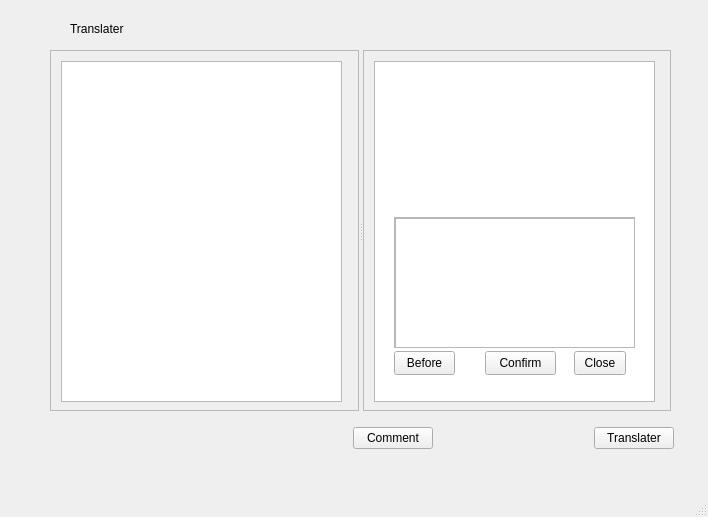
<?xml version="1.0" encoding="UTF-8"?>
<ui version="4.0">
 <class>TranWindow</class>
 <widget class="QMainWindow" name="TranWindow">
  <property name="geometry">
   <rect>
    <x>0</x>
    <y>0</y>
    <width>708</width>
    <height>517</height>
   </rect>
  </property>
  <property name="windowTitle">
   <string>MainWindow</string>
  </property>
  <widget class="QWidget" name="centralwidget">
   <widget class="QStackedWidget" name="stackedWidget">
    <property name="geometry">
     <rect>
      <x>30</x>
      <y>10</y>
      <width>651</width>
      <height>461</height>
     </rect>
    </property>
    <property name="currentIndex">
     <number>5</number>
    </property>
    <widget class="QWidget" name="a_page">
     <widget class="QScrollArea" name="scrollArea_6">
      <property name="geometry">
       <rect>
        <x>20</x>
        <y>30</y>
        <width>381</width>
        <height>391</height>
       </rect>
      </property>
      <property name="widgetResizable">
       <bool>true</bool>
      </property>
      <widget class="QWidget" name="scrollAreaWidgetContents_6">
       <property name="geometry">
        <rect>
         <x>0</x>
         <y>0</y>
         <width>379</width>
         <height>389</height>
        </rect>
       </property>
       <widget class="QTextBrowser" name="a_bookbrowser">
        <property name="geometry">
         <rect>
          <x>10</x>
          <y>10</y>
          <width>361</width>
          <height>371</height>
         </rect>
        </property>
       </widget>
      </widget>
     </widget>
    </widget>
    <widget class="QWidget" name="p_page">
     <widget class="QSplitter" name="splitter_4">
      <property name="geometry">
       <rect>
        <x>10</x>
        <y>10</y>
        <width>621</width>
        <height>361</height>
       </rect>
      </property>
      <property name="orientation">
       <enum>Qt::Horizontal</enum>
      </property>
      <widget class="QScrollArea" name="scrollArea_4">
       <property name="widgetResizable">
        <bool>true</bool>
       </property>
       <widget class="QWidget" name="scrollAreaWidgetContents_4">
        <property name="geometry">
         <rect>
          <x>0</x>
          <y>0</y>
          <width>305</width>
          <height>359</height>
         </rect>
        </property>
        <widget class="QTextBrowser" name="p_bookread">
         <property name="geometry">
          <rect>
           <x>10</x>
           <y>10</y>
           <width>281</width>
           <height>341</height>
          </rect>
         </property>
        </widget>
       </widget>
      </widget>
      <widget class="QScrollArea" name="scrollArea_5">
       <property name="widgetResizable">
        <bool>true</bool>
       </property>
       <widget class="QWidget" name="scrollAreaWidgetContents_5">
        <property name="geometry">
         <rect>
          <x>0</x>
          <y>0</y>
          <width>305</width>
          <height>359</height>
         </rect>
        </property>
        <widget class="QTextBrowser" name="p_booktranbrowser">
         <property name="geometry">
          <rect>
           <x>10</x>
           <y>11</y>
           <width>281</width>
           <height>341</height>
          </rect>
         </property>
        </widget>
       </widget>
      </widget>
     </widget>
     <widget class="QPushButton" name="p_closebutton">
      <property name="geometry">
       <rect>
        <x>520</x>
        <y>390</y>
        <width>112</width>
        <height>34</height>
       </rect>
      </property>
      <property name="text">
       <string>Close</string>
      </property>
     </widget>
    </widget>
    <widget class="QWidget" name="l_dividepage">
     <widget class="QLabel" name="ld_translaterlabel">
      <property name="geometry">
       <rect>
        <x>340</x>
        <y>30</y>
        <width>111</width>
        <height>18</height>
       </rect>
      </property>
      <property name="text">
       <string>Translater</string>
      </property>
     </widget>
     <widget class="QPushButton" name="vd_confirmsubtaskbutton">
      <property name="geometry">
       <rect>
        <x>490</x>
        <y>400</y>
        <width>112</width>
        <height>34</height>
       </rect>
      </property>
      <property name="text">
       <string>Confirm</string>
      </property>
     </widget>
     <widget class="QLabel" name="ld_allsublabel">
      <property name="geometry">
       <rect>
        <x>530</x>
        <y>30</y>
        <width>71</width>
        <height>18</height>
       </rect>
      </property>
      <property name="text">
       <string>All</string>
      </property>
     </widget>
     <widget class="QSplitter" name="splitter_2">
      <property name="geometry">
       <rect>
        <x>50</x>
        <y>60</y>
        <width>561</width>
        <height>331</height>
       </rect>
      </property>
      <property name="orientation">
       <enum>Qt::Horizontal</enum>
      </property>
      <widget class="QScrollArea" name="scrollArea_7">
       <property name="widgetResizable">
        <bool>true</bool>
       </property>
       <widget class="QWidget" name="scrollAreaWidgetContents_7">
        <property name="geometry">
         <rect>
          <x>0</x>
          <y>0</y>
          <width>275</width>
          <height>329</height>
         </rect>
        </property>
        <widget class="QTextBrowser" name="ld_taskbookbrowser">
         <property name="geometry">
          <rect>
           <x>10</x>
           <y>10</y>
           <width>256</width>
           <height>311</height>
          </rect>
         </property>
        </widget>
       </widget>
      </widget>
      <widget class="QScrollArea" name="scrollArea_8">
       <property name="widgetResizable">
        <bool>true</bool>
       </property>
       <widget class="QWidget" name="scrollAreaWidgetContents_8">
        <property name="geometry">
         <rect>
          <x>0</x>
          <y>0</y>
          <width>275</width>
          <height>329</height>
         </rect>
        </property>
        <widget class="QToolBox" name="ld_toolbox">
         <property name="geometry">
          <rect>
           <x>20</x>
           <y>20</y>
           <width>241</width>
           <height>291</height>
          </rect>
         </property>
         <property name="currentIndex">
          <number>0</number>
         </property>
         <widget class="QWidget" name="page0">
          <property name="geometry">
           <rect>
            <x>0</x>
            <y>0</y>
            <width>241</width>
            <height>256</height>
           </rect>
          </property>
          <attribute name="label">
           <string>Page 1</string>
          </attribute>
         </widget>
        </widget>
       </widget>
      </widget>
     </widget>
    </widget>
    <widget class="QWidget" name="l_page">
     <widget class="QSplitter" name="splitter_5">
      <property name="geometry">
       <rect>
        <x>10</x>
        <y>40</y>
        <width>621</width>
        <height>361</height>
       </rect>
      </property>
      <property name="orientation">
       <enum>Qt::Horizontal</enum>
      </property>
      <widget class="QScrollArea" name="scrollArea_9">
       <property name="widgetResizable">
        <bool>true</bool>
       </property>
       <widget class="QWidget" name="scrollAreaWidgetContents_9">
        <property name="geometry">
         <rect>
          <x>0</x>
          <y>0</y>
          <width>305</width>
          <height>359</height>
         </rect>
        </property>
        <widget class="QTextBrowser" name="l_bookread">
         <property name="geometry">
          <rect>
           <x>10</x>
           <y>10</y>
           <width>281</width>
           <height>341</height>
          </rect>
         </property>
        </widget>
       </widget>
      </widget>
      <widget class="QScrollArea" name="scrollArea_10">
       <property name="widgetResizable">
        <bool>true</bool>
       </property>
       <widget class="QWidget" name="scrollAreaWidgetContents_10">
        <property name="geometry">
         <rect>
          <x>0</x>
          <y>0</y>
          <width>305</width>
          <height>359</height>
         </rect>
        </property>
        <widget class="QTextBrowser" name="l_subtranbrowser">
         <property name="geometry">
          <rect>
           <x>10</x>
           <y>10</y>
           <width>281</width>
           <height>341</height>
          </rect>
         </property>
        </widget>
        <widget class="QWidget" name="l_commentwidget" native="true">
         <property name="geometry">
          <rect>
           <x>30</x>
           <y>160</y>
           <width>241</width>
           <height>171</height>
          </rect>
         </property>
         <widget class="QToolButton" name="l_commentclosetool">
          <property name="geometry">
           <rect>
            <x>180</x>
            <y>140</y>
            <width>52</width>
            <height>24</height>
           </rect>
          </property>
          <property name="text">
           <string>Close</string>
          </property>
         </widget>
         <widget class="QScrollArea" name="scrollArea_11">
          <property name="geometry">
           <rect>
            <x>0</x>
            <y>6</y>
            <width>241</width>
            <height>131</height>
           </rect>
          </property>
          <property name="widgetResizable">
           <bool>true</bool>
          </property>
          <widget class="QWidget" name="scrollAreaWidgetContents_11">
           <property name="geometry">
            <rect>
             <x>0</x>
             <y>0</y>
             <width>239</width>
             <height>129</height>
            </rect>
           </property>
           <widget class="QTextEdit" name="l_commentedit">
            <property name="geometry">
             <rect>
              <x>0</x>
              <y>0</y>
              <width>241</width>
              <height>131</height>
             </rect>
            </property>
           </widget>
          </widget>
         </widget>
         <widget class="QToolButton" name="l_commentconfirm">
          <property name="geometry">
           <rect>
            <x>91</x>
            <y>140</y>
            <width>71</width>
            <height>24</height>
           </rect>
          </property>
          <property name="text">
           <string>Confirm</string>
          </property>
         </widget>
         <widget class="QToolButton" name="l_commentbefore">
          <property name="geometry">
           <rect>
            <x>0</x>
            <y>140</y>
            <width>61</width>
            <height>24</height>
           </rect>
          </property>
          <property name="text">
           <string>Before</string>
          </property>
         </widget>
        </widget>
       </widget>
      </widget>
     </widget>
     <widget class="QLabel" name="l_translaterlabel">
      <property name="geometry">
       <rect>
        <x>20</x>
        <y>0</y>
        <width>101</width>
        <height>18</height>
       </rect>
      </property>
      <property name="text">
       <string>Translater</string>
      </property>
     </widget>
     <widget class="QLabel" name="l_translateridentity">
      <property name="geometry">
       <rect>
        <x>130</x>
        <y>0</y>
        <width>81</width>
        <height>18</height>
       </rect>
      </property>
      <property name="text">
       <string/>
      </property>
     </widget>
     <widget class="QPushButton" name="l_commentbutton">
      <property name="geometry">
       <rect>
        <x>510</x>
        <y>410</y>
        <width>112</width>
        <height>34</height>
       </rect>
      </property>
      <property name="text">
       <string>Comment</string>
      </property>
     </widget>
     <widget class="QPushButton" name="l_translaterbutton">
      <property name="geometry">
       <rect>
        <x>330</x>
        <y>410</y>
        <width>112</width>
        <height>34</height>
       </rect>
      </property>
      <property name="text">
       <string>Translater</string>
      </property>
     </widget>
    </widget>
    <widget class="QWidget" name="t_page">
     <widget class="QSplitter" name="splitter_3">
      <property name="geometry">
       <rect>
        <x>10</x>
        <y>10</y>
        <width>621</width>
        <height>361</height>
       </rect>
      </property>
      <property name="orientation">
       <enum>Qt::Horizontal</enum>
      </property>
      <widget class="QScrollArea" name="scrollArea">
       <property name="widgetResizable">
        <bool>true</bool>
       </property>
       <widget class="QWidget" name="scrollAreaWidgetContents">
        <property name="geometry">
         <rect>
          <x>0</x>
          <y>0</y>
          <width>305</width>
          <height>359</height>
         </rect>
        </property>
        <widget class="QTextBrowser" name="t_bookread">
         <property name="geometry">
          <rect>
           <x>10</x>
           <y>10</y>
           <width>281</width>
           <height>341</height>
          </rect>
         </property>
        </widget>
       </widget>
      </widget>
      <widget class="QScrollArea" name="scrollArea_2">
       <property name="widgetResizable">
        <bool>true</bool>
       </property>
       <widget class="QWidget" name="scrollAreaWidgetContents_2">
        <property name="geometry">
         <rect>
          <x>0</x>
          <y>0</y>
          <width>305</width>
          <height>359</height>
         </rect>
        </property>
        <widget class="QTextEdit" name="t_booktranslate">
         <property name="geometry">
          <rect>
           <x>10</x>
           <y>10</y>
           <width>281</width>
           <height>341</height>
          </rect>
         </property>
        </widget>
        <widget class="QWidget" name="t_commentwidget" native="true">
         <property name="geometry">
          <rect>
           <x>30</x>
           <y>170</y>
           <width>241</width>
           <height>171</height>
          </rect>
         </property>
         <widget class="QToolButton" name="t_commentclosetool">
          <property name="geometry">
           <rect>
            <x>180</x>
            <y>140</y>
            <width>52</width>
            <height>24</height>
           </rect>
          </property>
          <property name="text">
           <string>Close</string>
          </property>
         </widget>
         <widget class="QScrollArea" name="scrollArea_3">
          <property name="geometry">
           <rect>
            <x>0</x>
            <y>6</y>
            <width>241</width>
            <height>131</height>
           </rect>
          </property>
          <property name="widgetResizable">
           <bool>true</bool>
          </property>
          <widget class="QWidget" name="scrollAreaWidgetContents_3">
           <property name="geometry">
            <rect>
             <x>0</x>
             <y>0</y>
             <width>239</width>
             <height>129</height>
            </rect>
           </property>
           <widget class="QTextBrowser" name="t_commentbrowser">
            <property name="geometry">
             <rect>
              <x>0</x>
              <y>-10</y>
              <width>241</width>
              <height>141</height>
             </rect>
            </property>
           </widget>
          </widget>
         </widget>
        </widget>
       </widget>
      </widget>
     </widget>
     <widget class="QWidget" name="layoutWidget">
      <property name="geometry">
       <rect>
        <x>10</x>
        <y>390</y>
        <width>634</width>
        <height>36</height>
       </rect>
      </property>
      <layout class="QHBoxLayout" name="t_mytranhorizon">
       <item>
        <widget class="QPushButton" name="t_lastsubmitbutton">
         <property name="text">
          <string>LastSubmit</string>
         </property>
        </widget>
       </item>
       <item>
        <spacer name="horizontalSpacer_7">
         <property name="orientation">
          <enum>Qt::Horizontal</enum>
         </property>
         <property name="sizeHint" stdset="0">
          <size>
           <width>40</width>
           <height>20</height>
          </size>
         </property>
        </spacer>
       </item>
       <item>
        <widget class="QPushButton" name="t_lastsavebutton">
         <property name="text">
          <string>LastSave</string>
         </property>
        </widget>
       </item>
       <item>
        <spacer name="horizontalSpacer">
         <property name="orientation">
          <enum>Qt::Horizontal</enum>
         </property>
         <property name="sizeHint" stdset="0">
          <size>
           <width>40</width>
           <height>20</height>
          </size>
         </property>
        </spacer>
       </item>
       <item>
        <widget class="QPushButton" name="t_commentbutton">
         <property name="text">
          <string>Comment</string>
         </property>
        </widget>
       </item>
       <item>
        <spacer name="horizontalSpacer_2">
         <property name="orientation">
          <enum>Qt::Horizontal</enum>
         </property>
         <property name="sizeHint" stdset="0">
          <size>
           <width>40</width>
           <height>20</height>
          </size>
         </property>
        </spacer>
       </item>
       <item>
        <widget class="QPushButton" name="t_savebutton">
         <property name="text">
          <string>Save</string>
         </property>
        </widget>
       </item>
       <item>
        <spacer name="horizontalSpacer_3">
         <property name="orientation">
          <enum>Qt::Horizontal</enum>
         </property>
         <property name="sizeHint" stdset="0">
          <size>
           <width>40</width>
           <height>20</height>
          </size>
         </property>
        </spacer>
       </item>
       <item>
        <widget class="QPushButton" name="t_submitbutton">
         <property name="text">
          <string>Submit</string>
         </property>
        </widget>
       </item>
      </layout>
     </widget>
    </widget>
    <widget class="QWidget" name="t_otherpage">
     <widget class="QSplitter" name="splitter_6">
      <property name="geometry">
       <rect>
        <x>20</x>
        <y>40</y>
        <width>621</width>
        <height>361</height>
       </rect>
      </property>
      <property name="orientation">
       <enum>Qt::Horizontal</enum>
      </property>
      <widget class="QScrollArea" name="scrollArea_12">
       <property name="widgetResizable">
        <bool>true</bool>
       </property>
       <widget class="QWidget" name="scrollAreaWidgetContents_12">
        <property name="geometry">
         <rect>
          <x>0</x>
          <y>0</y>
          <width>305</width>
          <height>359</height>
         </rect>
        </property>
        <widget class="QTextBrowser" name="to_bookread">
         <property name="geometry">
          <rect>
           <x>10</x>
           <y>10</y>
           <width>281</width>
           <height>341</height>
          </rect>
         </property>
        </widget>
       </widget>
      </widget>
      <widget class="QScrollArea" name="scrollArea_13">
       <property name="widgetResizable">
        <bool>true</bool>
       </property>
       <widget class="QWidget" name="scrollAreaWidgetContents_13">
        <property name="geometry">
         <rect>
          <x>0</x>
          <y>0</y>
          <width>305</width>
          <height>359</height>
         </rect>
        </property>
        <widget class="QWidget" name="to_commentwidget" native="true">
         <property name="geometry">
          <rect>
           <x>30</x>
           <y>160</y>
           <width>241</width>
           <height>171</height>
          </rect>
         </property>
         <widget class="QToolButton" name="to_commentclosetool">
          <property name="geometry">
           <rect>
            <x>180</x>
            <y>140</y>
            <width>52</width>
            <height>24</height>
           </rect>
          </property>
          <property name="text">
           <string>Close</string>
          </property>
         </widget>
         <widget class="QScrollArea" name="scrollArea_14">
          <property name="geometry">
           <rect>
            <x>0</x>
            <y>6</y>
            <width>241</width>
            <height>131</height>
           </rect>
          </property>
          <property name="widgetResizable">
           <bool>true</bool>
          </property>
          <widget class="QWidget" name="scrollAreaWidgetContents_14">
           <property name="geometry">
            <rect>
             <x>0</x>
             <y>0</y>
             <width>239</width>
             <height>129</height>
            </rect>
           </property>
           <widget class="QTextEdit" name="to_commentedit">
            <property name="geometry">
             <rect>
              <x>0</x>
              <y>0</y>
              <width>241</width>
              <height>131</height>
             </rect>
            </property>
           </widget>
          </widget>
         </widget>
         <widget class="QToolButton" name="to_commentbefore">
          <property name="geometry">
           <rect>
            <x>0</x>
            <y>140</y>
            <width>61</width>
            <height>24</height>
           </rect>
          </property>
          <property name="text">
           <string>Before</string>
          </property>
         </widget>
         <widget class="QToolButton" name="to_commentconfirm">
          <property name="geometry">
           <rect>
            <x>91</x>
            <y>140</y>
            <width>71</width>
            <height>24</height>
           </rect>
          </property>
          <property name="text">
           <string>Confirm</string>
          </property>
         </widget>
        </widget>
        <widget class="QTextBrowser" name="to_booktranslate">
         <property name="geometry">
          <rect>
           <x>10</x>
           <y>10</y>
           <width>281</width>
           <height>341</height>
          </rect>
         </property>
        </widget>
        <zorder>to_booktranslate</zorder>
        <zorder>to_commentwidget</zorder>
       </widget>
      </widget>
     </widget>
     <widget class="QLabel" name="to_translaterlabel">
      <property name="geometry">
       <rect>
        <x>40</x>
        <y>10</y>
        <width>101</width>
        <height>18</height>
       </rect>
      </property>
      <property name="text">
       <string>Translater</string>
      </property>
     </widget>
     <widget class="QLabel" name="to_translateridentity">
      <property name="geometry">
       <rect>
        <x>160</x>
        <y>10</y>
        <width>81</width>
        <height>18</height>
       </rect>
      </property>
      <property name="text">
       <string/>
      </property>
     </widget>
     <widget class="QWidget" name="layoutWidget">
      <property name="geometry">
       <rect>
        <x>323</x>
        <y>410</y>
        <width>321</width>
        <height>36</height>
       </rect>
      </property>
      <layout class="QHBoxLayout" name="horizontalLayout">
       <item>
        <widget class="QPushButton" name="pushButton_4">
         <property name="text">
          <string>Comment</string>
         </property>
        </widget>
       </item>
       <item>
        <spacer name="horizontalSpacer_5">
         <property name="orientation">
          <enum>Qt::Horizontal</enum>
         </property>
         <property name="sizeHint" stdset="0">
          <size>
           <width>40</width>
           <height>20</height>
          </size>
         </property>
        </spacer>
       </item>
       <item>
        <widget class="QPushButton" name="pushButton_2">
         <property name="text">
          <string>Translater</string>
         </property>
        </widget>
       </item>
      </layout>
     </widget>
    </widget>
    <widget class="QWidget" name="l_submitpage">
     <widget class="QSplitter" name="splitter_7">
      <property name="geometry">
       <rect>
        <x>40</x>
        <y>50</y>
        <width>561</width>
        <height>331</height>
       </rect>
      </property>
      <property name="orientation">
       <enum>Qt::Horizontal</enum>
      </property>
      <widget class="QScrollArea" name="scrollArea_15">
       <property name="widgetResizable">
        <bool>true</bool>
       </property>
       <widget class="QWidget" name="scrollAreaWidgetContents_15">
        <property name="geometry">
         <rect>
          <x>0</x>
          <y>0</y>
          <width>275</width>
          <height>329</height>
         </rect>
        </property>
        <widget class="QToolBox" name="ls_toolbox">
         <property name="geometry">
          <rect>
           <x>20</x>
           <y>20</y>
           <width>241</width>
           <height>291</height>
          </rect>
         </property>
         <property name="currentIndex">
          <number>0</number>
         </property>
         <widget class="QWidget" name="page0_2">
          <property name="geometry">
           <rect>
            <x>0</x>
            <y>0</y>
            <width>241</width>
            <height>256</height>
           </rect>
          </property>
          <attribute name="label">
           <string>Page 1</string>
          </attribute>
          <zorder>ls_finaltranslateedit</zorder>
         </widget>
        </widget>
       </widget>
      </widget>
      <widget class="QScrollArea" name="scrollArea_16">
       <property name="widgetResizable">
        <bool>true</bool>
       </property>
       <widget class="QWidget" name="scrollAreaWidgetContents_16">
        <property name="geometry">
         <rect>
          <x>0</x>
          <y>0</y>
          <width>275</width>
          <height>329</height>
         </rect>
        </property>
        <widget class="QTextEdit" name="ls_finaltranslateedit">
         <property name="geometry">
          <rect>
           <x>10</x>
           <y>10</y>
           <width>251</width>
           <height>311</height>
          </rect>
         </property>
        </widget>
       </widget>
      </widget>
     </widget>
     <widget class="QPushButton" name="ls_submitconfirmbutton">
      <property name="geometry">
       <rect>
        <x>480</x>
        <y>400</y>
        <width>112</width>
        <height>34</height>
       </rect>
      </property>
      <property name="text">
       <string>Confirm</string>
      </property>
     </widget>
     <widget class="QPushButton" name="ls_savebutton">
      <property name="geometry">
       <rect>
        <x>350</x>
        <y>400</y>
        <width>112</width>
        <height>34</height>
       </rect>
      </property>
      <property name="text">
       <string>Save</string>
      </property>
     </widget>
     <widget class="QPushButton" name="ls_lastsavebutton">
      <property name="geometry">
       <rect>
        <x>70</x>
        <y>400</y>
        <width>112</width>
        <height>34</height>
       </rect>
      </property>
      <property name="text">
       <string>LastSave</string>
      </property>
     </widget>
     <widget class="QPushButton" name="refreshbutton">
      <property name="geometry">
       <rect>
        <x>200</x>
        <y>400</y>
        <width>112</width>
        <height>34</height>
       </rect>
      </property>
      <property name="text">
       <string>Refresh</string>
      </property>
     </widget>
    </widget>
   </widget>
   <widget class="QSplitter" name="splitter">
    <property name="geometry">
     <rect>
      <x>0</x>
      <y>0</y>
      <width>0</width>
      <height>0</height>
     </rect>
    </property>
    <property name="orientation">
     <enum>Qt::Horizontal</enum>
    </property>
   </widget>
  </widget>
  <widget class="QMenuBar" name="menubar">
   <property name="geometry">
    <rect>
     <x>0</x>
     <y>0</y>
     <width>708</width>
     <height>30</height>
    </rect>
   </property>
  </widget>
  <widget class="QStatusBar" name="statusbar"/>
 </widget>
 <resources/>
 <connections/>
</ui>
